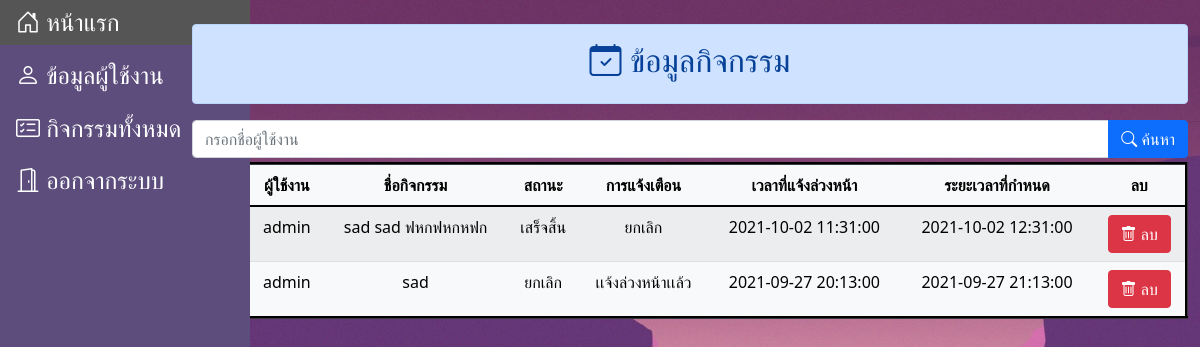
The page /backend_activityDb_Search.php?Aname=sad on the database its author committed.
### tables this page shows
CREATE TABLE `activity` (
  `A_id` int(11) NOT NULL,
  `U_id` int(11) NOT NULL,
  `C_id` int(11) NOT NULL,
  `A_name` varchar(255) NOT NULL,
  `A_detail` varchar(255) NOT NULL,
  `A_state` varchar(20) NOT NULL,
  `A_Notification_state` varchar(20) NOT NULL,
  `A_Date_Create` datetime NOT NULL,
  `A_Date_End` datetime NOT NULL,
  `A_Date_Bf_End` datetime NOT NULL
);

CREATE TABLE `user` (
  `U_id` int(11) NOT NULL,
  `Username` varchar(255) NOT NULL,
  `Password` varchar(255) NOT NULL,
  `U_prefix` varchar(20) NOT NULL,
  `U_fname` varchar(255) NOT NULL,
  `U_lname` varchar(255) NOT NULL,
  `U_email` varchar(255) NOT NULL,
  `U_state` varchar(20) NOT NULL
);

### backend_activityDb_Search.php (the view, shortened to what this page needs)
<?php
    require('datacon.php');
    $Aname = $_GET["Aname"];
    $sql = "SELECT activity.* ,user.* , category.* FROM activity
    INNER JOIN user ON user.U_id = activity.U_id
    INNER JOIN category ON category.C_id = activity.C_id
    WHERE activity.A_name LIKE '%$Aname%' ORDER BY activity.A_Date_Create DESC" ;
    $result = mysqli_query($conn,$sql);
    $order = 1 ;
?>
<!DOCTYPE html>
<html lang="en">
<head>
    <link href="https://cdn.jsdelivr.net/npm/bootstrap@5.1.1/dist/css/bootstrap.min.css" rel="stylesheet">
    <link rel="stylesheet" href="https://cdn.jsdelivr.net/npm/bootstrap-icons@1.5.0/font/bootstrap-icons.css">
    <link rel="stylesheet" href="css/navbar_v.css">
</head>
<body>
     <ul>
        <li><p class="h4"><a href="index.php"><i class="bi bi-house-door"></i> หน้าแรก</a></p></li>
        <li><p class="h4"><a href="backend_userDb.php"><i class="bi bi-person"></i> ข้อมูลผู้ใช้งาน</a></p></li>
        <li><p class="h4"><a href="backend_activityDb.php"><i class="bi bi-card-checklist"></i> กิจกรรมทั้งหมด</a></p></li>
        <li><p class="h4"><a href="index.php?logout='1'"><i class="bi bi-door-open"></i> ออกจากระบบ</a></p></li>
    </ul>
    <br>
    <div class="container" style="float: right; max-width:85%;">
        <div class="alert alert-primary" role="alert">
            <h2 class="text-center"><i class="bi bi-calendar-check"></i>  ข้อมูลกิจกรรม</h2>
        </div>
    </div>
    <div class="container" style="float: right; max-width:85%;">
        <form action="backend_activityDb_Search.php" method="GET">
            <div class="input-group mb-1">
                <input type="text" class="form-control" placeholder="กรอกชื่อผู้ใช้งาน" name="Aname">
                <button class="btn btn-primary"  name="search_Btn"> <i class="bi bi-search"></i> ค้นหา</button>
            </div>
        </form>
    </div>
    <div class="container" style="float: right; max-width:85%;">
        <table border="3" class="table table-dark table-striped table-hover ">
            <thead class="table-light">
                <tr>
                    <th>ลำดับ</th>
                    <th>ผู้ใช้งาน</th>
                    <th>ชื่อกิจกรรม</th>
                    <th>สถานะ</th>
                    <th>การแจ้งเตือน</th>
                    <th>เวลาที่แจ้งล่วงหน้า</th>
                    <th>ระยะเวลาที่กำหนด</th>
                    <th>ลบ</th>
                </tr>
            </thead>
            <tbody class="table-light" style="">
            <?php while($row = mysqli_fetch_assoc($result)){ ?>
                <tr>
                    <td><?php echo $order++?></td>
                    <td><?php echo $row["Username"]?></td>
                    <td><?php echo $row["A_name"]?></td>
                    <td><?php echo $row["A_state"]?></td>
                    <td><?php echo $row["A_Notification_state"]?></td>
                    <td><?php if($row["A_Date_Bf_End"]=="0000-00-00 00:00:00"){
                                echo "ไม่มีการเเจ้งล่วงหน้า";
                              }else if($row["A_Date_Bf_End"]!="0000-00-00 00:00:00"){
                                echo $row["A_Date_Bf_End"];
                              } ?></td>
                    <td><?php echo $row["A_Date_End"]?></td>
                    <td>
                        <a href="Delete_Db.php?state=admin&Aid=<?php echo $row["A_id"]?>"  class="btn btn-danger"
                        onclick="return confirm('ต้องการลบใช่หรือไม่');"><i class="bi bi-trash"> </i>ลบ</a>
                    </td>
                </tr>
            <?php } ?>
            </tbody>
        </table>
    </div>
</body>
</html>

### css/navbar_v.css (style rules this page uses)
table, th, td { padding: 5px; text-align:center; }
ul { list-style-type: none; margin: 0; padding: 0; width: 15%; min-width: 250px; background-color: #5c4d7d; position: fixed; height: 100%; overflow: auto; }
li a { display: block; color: white; padding: 8px 16px; text-decoration: none; }

### backend_activityDb_Search.php (style rules this page uses)
* { margin: 0 ; padding: 0 ; }
body { background-image: url('img/wallpaper3.jpg'); background-repeat: no-repeat; background-attachment: fixed; background-size: cover; }

### rows shown on the page
activity: U.Username "admin", A_name "sad sad ฟหกฟหกหฟก", A_state "เสร็จสิ้น", A_Notification_state "ยกเลิก", A_Date_Bf_End "2021-10-02 11:31:00", A_Date_End "2021-10-02 12:31:00"
activity: U.Username "admin", A_name "sad", A_state "ยกเลิก", A_Notification_state "เเจ้งล่วงหน้าเเล้ว", A_Date_Bf_End "2021-09-27 20:13:00", A_Date_End "2021-09-27 21:13:00"
